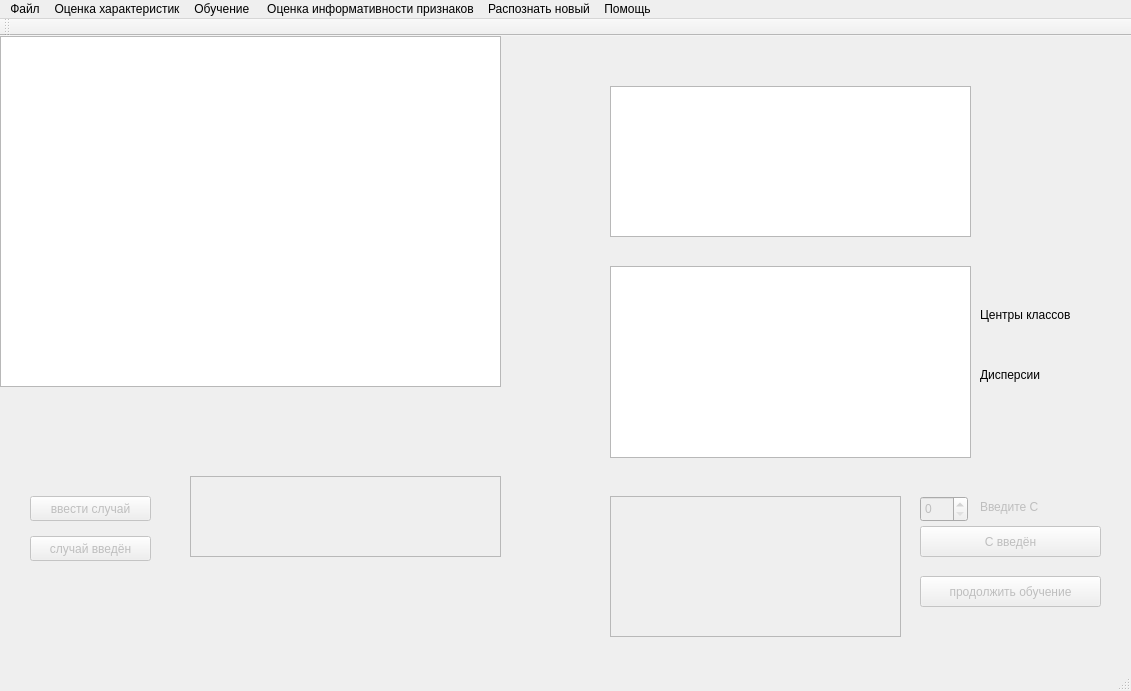
<?xml version="1.0" encoding="UTF-8"?>
<ui version="4.0">
 <class>MainWindow</class>
 <widget class="QMainWindow" name="MainWindow">
  <property name="geometry">
   <rect>
    <x>0</x>
    <y>0</y>
    <width>1131</width>
    <height>691</height>
   </rect>
  </property>
  <property name="windowTitle">
   <string>Disease Diagnosis System. prototype</string>
  </property>
  <property name="windowIcon">
   <iconset>
    <normaloff>../cute_ico/sgmu.ico</normaloff>../cute_ico/sgmu.ico</iconset>
  </property>
  <property name="documentMode">
   <bool>false</bool>
  </property>
  <widget class="QWidget" name="centralWidget">
   <widget class="QTableView" name="tableView">
    <property name="geometry">
     <rect>
      <x>0</x>
      <y>0</y>
      <width>501</width>
      <height>351</height>
     </rect>
    </property>
   </widget>
   <widget class="QLabel" name="label">
    <property name="geometry">
     <rect>
      <x>980</x>
      <y>270</y>
      <width>121</width>
      <height>17</height>
     </rect>
    </property>
    <property name="text">
     <string>Центры классов</string>
    </property>
   </widget>
   <widget class="QPushButton" name="pushButton">
    <property name="enabled">
     <bool>false</bool>
    </property>
    <property name="geometry">
     <rect>
      <x>30</x>
      <y>460</y>
      <width>121</width>
      <height>25</height>
     </rect>
    </property>
    <property name="text">
     <string>ввести случай</string>
    </property>
   </widget>
   <widget class="QPushButton" name="pushButton_2">
    <property name="enabled">
     <bool>false</bool>
    </property>
    <property name="geometry">
     <rect>
      <x>30</x>
      <y>500</y>
      <width>121</width>
      <height>25</height>
     </rect>
    </property>
    <property name="text">
     <string>случай введён</string>
    </property>
   </widget>
   <widget class="QTextEdit" name="txt">
    <property name="geometry">
     <rect>
      <x>610</x>
      <y>50</y>
      <width>361</width>
      <height>151</height>
     </rect>
    </property>
    <property name="readOnly">
     <bool>true</bool>
    </property>
   </widget>
   <widget class="QTableView" name="tableView_2">
    <property name="geometry">
     <rect>
      <x>610</x>
      <y>230</y>
      <width>361</width>
      <height>192</height>
     </rect>
    </property>
   </widget>
   <widget class="QLabel" name="label_2">
    <property name="geometry">
     <rect>
      <x>980</x>
      <y>330</y>
      <width>91</width>
      <height>17</height>
     </rect>
    </property>
    <property name="text">
     <string>Дисперсии</string>
    </property>
   </widget>
   <widget class="QTableWidget" name="tableWidget">
    <property name="enabled">
     <bool>false</bool>
    </property>
    <property name="geometry">
     <rect>
      <x>190</x>
      <y>440</y>
      <width>311</width>
      <height>81</height>
     </rect>
    </property>
   </widget>
   <widget class="QSpinBox" name="spinBox">
    <property name="enabled">
     <bool>false</bool>
    </property>
    <property name="geometry">
     <rect>
      <x>920</x>
      <y>460</y>
      <width>48</width>
      <height>26</height>
     </rect>
    </property>
   </widget>
   <widget class="QLabel" name="label_3">
    <property name="enabled">
     <bool>false</bool>
    </property>
    <property name="geometry">
     <rect>
      <x>980</x>
      <y>460</y>
      <width>91</width>
      <height>21</height>
     </rect>
    </property>
    <property name="text">
     <string>Введите С</string>
    </property>
   </widget>
   <widget class="QPushButton" name="pushButton_3">
    <property name="enabled">
     <bool>false</bool>
    </property>
    <property name="geometry">
     <rect>
      <x>920</x>
      <y>490</y>
      <width>181</width>
      <height>31</height>
     </rect>
    </property>
    <property name="text">
     <string>С введён</string>
    </property>
   </widget>
   <widget class="QTextEdit" name="textEdit">
    <property name="enabled">
     <bool>false</bool>
    </property>
    <property name="geometry">
     <rect>
      <x>610</x>
      <y>460</y>
      <width>291</width>
      <height>141</height>
     </rect>
    </property>
   </widget>
   <widget class="QPushButton" name="pushButton_4">
    <property name="enabled">
     <bool>false</bool>
    </property>
    <property name="geometry">
     <rect>
      <x>920</x>
      <y>540</y>
      <width>181</width>
      <height>31</height>
     </rect>
    </property>
    <property name="text">
     <string>продолжить обучение</string>
    </property>
   </widget>
  </widget>
  <widget class="QMenuBar" name="menuBar">
   <property name="geometry">
    <rect>
     <x>0</x>
     <y>0</y>
     <width>1131</width>
     <height>22</height>
    </rect>
   </property>
   <widget class="QMenu" name="menu">
    <property name="title">
     <string>Файл</string>
    </property>
    <addaction name="action"/>
    <addaction name="action_2"/>
    <addaction name="separator"/>
   </widget>
   <widget class="QMenu" name="menu_2">
    <property name="tearOffEnabled">
     <bool>false</bool>
    </property>
    <property name="title">
     <string>Оценка характеристик</string>
    </property>
    <property name="toolTipsVisible">
     <bool>true</bool>
    </property>
    <addaction name="action_12"/>
   </widget>
   <widget class="QMenu" name="menu_3">
    <property name="title">
     <string>Обучение </string>
    </property>
    <addaction name="action_3"/>
    <addaction name="action_4"/>
   </widget>
   <widget class="QMenu" name="menu_4">
    <property name="title">
     <string>Оценка информативности признаков</string>
    </property>
    <addaction name="action_10"/>
   </widget>
   <widget class="QMenu" name="menu_5">
    <property name="title">
     <string>Распознать новый</string>
    </property>
    <widget class="QMenu" name="menu_7">
     <property name="title">
      <string>выберите метод</string>
     </property>
     <addaction name="separator"/>
     <addaction name="separator"/>
     <addaction name="action_15"/>
     <addaction name="separator"/>
     <addaction name="action_16"/>
    </widget>
    <addaction name="menu_7"/>
   </widget>
   <widget class="QMenu" name="menu_6">
    <property name="title">
     <string>Помощь</string>
    </property>
    <addaction name="action_5"/>
    <addaction name="action_6"/>
    <addaction name="action_7"/>
    <addaction name="action_8"/>
   </widget>
   <addaction name="menu"/>
   <addaction name="menu_2"/>
   <addaction name="menu_3"/>
   <addaction name="menu_4"/>
   <addaction name="menu_5"/>
   <addaction name="menu_6"/>
  </widget>
  <widget class="QToolBar" name="mainToolBar">
   <attribute name="toolBarArea">
    <enum>TopToolBarArea</enum>
   </attribute>
   <attribute name="toolBarBreak">
    <bool>false</bool>
   </attribute>
  </widget>
  <widget class="QStatusBar" name="statusBar"/>
  <action name="action">
   <property name="checkable">
    <bool>true</bool>
   </property>
   <property name="icon">
    <iconset>
     <normaloff>../cute_ico/icons8-открыть-документ-64.png</normaloff>../cute_ico/icons8-открыть-документ-64.png</iconset>
   </property>
   <property name="text">
    <string>Открыть</string>
   </property>
   <property name="shortcut">
    <string>Ctrl+O</string>
   </property>
  </action>
  <action name="action_2">
   <property name="checkable">
    <bool>true</bool>
   </property>
   <property name="icon">
    <iconset resource="resource.qrc">
     <normaloff>:/cute_ico/icons8-выход-64.png</normaloff>:/cute_ico/icons8-выход-64.png</iconset>
   </property>
   <property name="text">
    <string>Выйти из программы</string>
   </property>
   <property name="shortcut">
    <string>Ctrl+Q</string>
   </property>
  </action>
  <action name="action_3">
   <property name="enabled">
    <bool>false</bool>
   </property>
   <property name="text">
    <string>Принцип расстояний</string>
   </property>
  </action>
  <action name="action_4">
   <property name="enabled">
    <bool>false</bool>
   </property>
   <property name="text">
    <string>Перцептрон</string>
   </property>
  </action>
  <action name="action_5">
   <property name="checkable">
    <bool>true</bool>
   </property>
   <property name="icon">
    <iconset resource="resource.qrc">
     <normaloff>:/cute_ico/icons8-студент-64.png</normaloff>:/cute_ico/icons8-студент-64.png</iconset>
   </property>
   <property name="text">
    <string>Автор</string>
   </property>
  </action>
  <action name="action_6">
   <property name="text">
    <string>Принципы методов</string>
   </property>
  </action>
  <action name="action_7">
   <property name="icon">
    <iconset resource="resource.qrc">
     <normaloff>:/cute_ico/icons8-информация-64(1).png</normaloff>:/cute_ico/icons8-информация-64(1).png</iconset>
   </property>
   <property name="text">
    <string>Инструкция</string>
   </property>
  </action>
  <action name="action_8">
   <property name="icon">
    <iconset resource="resource.qrc">
     <normaloff>:/cute_ico/icons8-эл.-адрес-64.png</normaloff>:/cute_ico/icons8-эл.-адрес-64.png</iconset>
   </property>
   <property name="text">
    <string>Ссылки и ресурсы</string>
   </property>
  </action>
  <action name="action_9">
   <property name="text">
    <string>Принципы методов</string>
   </property>
  </action>
  <action name="action_10">
   <property name="enabled">
    <bool>false</bool>
   </property>
   <property name="text">
    <string>оценить</string>
   </property>
  </action>
  <action name="action_12">
   <property name="checkable">
    <bool>true</bool>
   </property>
   <property name="checked">
    <bool>false</bool>
   </property>
   <property name="enabled">
    <bool>false</bool>
   </property>
   <property name="icon">
    <iconset resource="resource.qrc">
     <normaloff>:/cute_ico/icons8-статистика-64.png</normaloff>:/cute_ico/icons8-статистика-64.png</iconset>
   </property>
   <property name="text">
    <string>рассчитать</string>
   </property>
   <property name="shortcutContext">
    <enum>Qt::WindowShortcut</enum>
   </property>
   <property name="menuRole">
    <enum>QAction::TextHeuristicRole</enum>
   </property>
   <property name="priority">
    <enum>QAction::NormalPriority</enum>
   </property>
  </action>
  <action name="action_15">
   <property name="enabled">
    <bool>false</bool>
   </property>
   <property name="text">
    <string>метод ЛДФ</string>
   </property>
  </action>
  <action name="action_16">
   <property name="enabled">
    <bool>false</bool>
   </property>
   <property name="text">
    <string>метод перцептрон</string>
   </property>
   <property name="menuRole">
    <enum>QAction::TextHeuristicRole</enum>
   </property>
  </action>
 </widget>
 <layoutdefault spacing="6" margin="11"/>
 <resources>
  <include location="resource.qrc"/>
 </resources>
 <connections/>
</ui>
